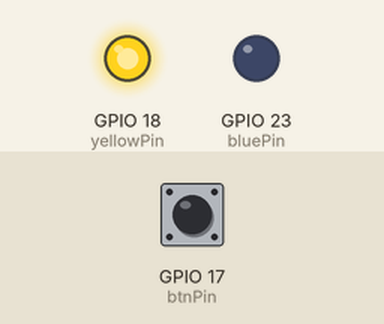
The program below on a simulated Raspberry Pi (BCM pin numbers). Parts: output pins drawn as LEDs (lit = HIGH). Dashed ring = blinking. The test bench sets the inputs (shaded band); at power-on: GPIO 17 (btnPin) HIGH.

Above: at 1.2 s.
1.3 s: GPIO 17 (btnPin) pulled LOW for 0.15 s
At 1.31 s:
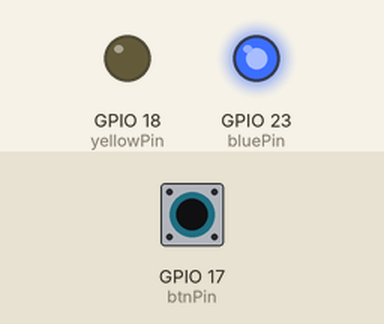
2.9 s: GPIO 17 (btnPin) pulled LOW for 3.2 s
At 2.98 s:
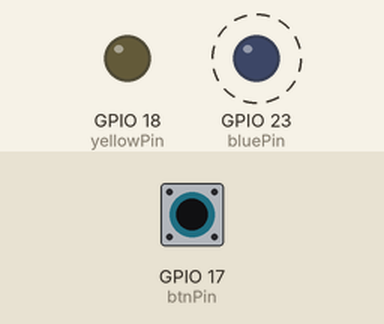
Timing chart, 0 to 7.7 s (numbered marks = the images above; inputs shaded):
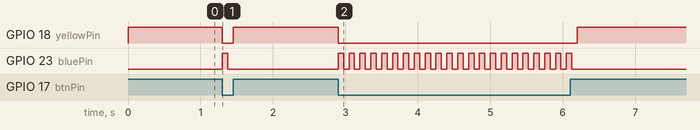

The program:

ledGPIO.py
```python
import RPi.GPIO as GPIO
import time

yellowPin = 18
bluePin = 23
btnPin = 17

GPIO.setmode(GPIO.BCM)
GPIO.setup(bluePin, GPIO.OUT)
GPIO.setup(yellowPin, GPIO.OUT)
GPIO.setup(btnPin, GPIO.IN, pull_up_down=GPIO.PUD_UP)

GPIO.output(bluePin, GPIO.LOW)
try:
    while 1:
        if GPIO.input(btnPin):
            GPIO.output(yellowPin, GPIO.HIGH)
            GPIO.output(bluePin, GPIO.LOW)
        else:
            GPIO.output(yellowPin, GPIO.LOW)
            GPIO.output(bluePin, GPIO.HIGH)
            time.sleep(0.075)
            GPIO.output(bluePin, GPIO.LOW)
            time.sleep(0.075)
except KeyboardInterrupt:
    GPIO.cleanup()
```

Measured:
- after the input at 1.3 s, GPIO 18 (yellowPin): HIGH → LOW at once, → HIGH 0.15 s later; GPIO 23 (bluePin): LOW → HIGH at once, → LOW 0.08 s later
- after the input at 2.9 s, GPIO 18 (yellowPin): HIGH → LOW at once, → HIGH 3.3 s later; GPIO 23 (bluePin): alternates HIGH for 0.08 s and LOW for 0.08 s, 44 changes in all, then stays LOW, starting at once
